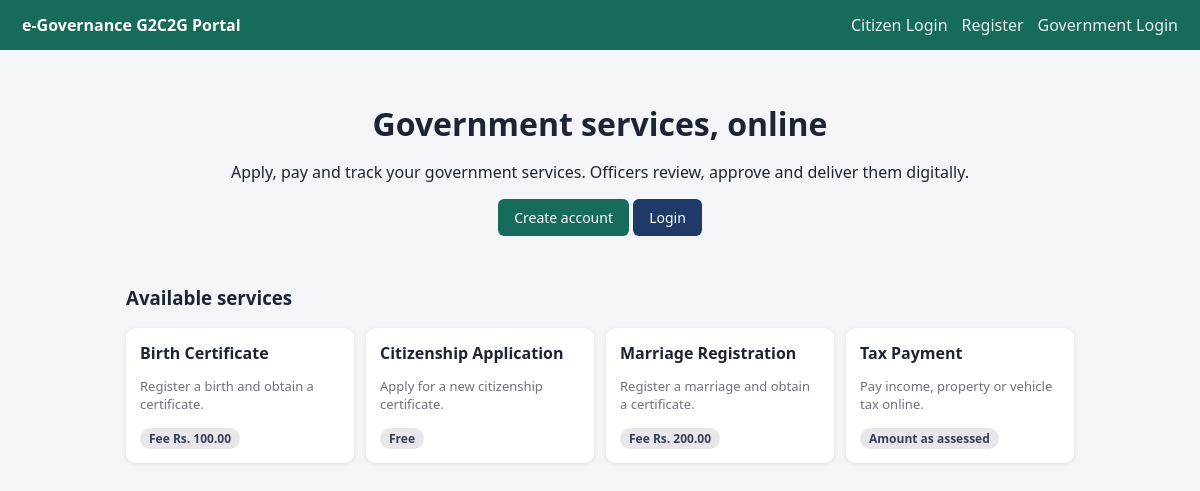
The page / on the database its author committed.
### tables this page shows
CREATE TABLE service_types (
  id INT AUTO_INCREMENT PRIMARY KEY,
  name VARCHAR(80) NOT NULL UNIQUE,
  description VARCHAR(255) NOT NULL DEFAULT '',
  hint VARCHAR(255) NOT NULL DEFAULT '',
  fee DECIMAL(10,2) NOT NULL DEFAULT 0,
  needs_amount TINYINT(1) NOT NULL DEFAULT 0,
  is_active TINYINT(1) NOT NULL DEFAULT 1
);

### index.php (the view, shortened to what this page needs)
<?php
require 'config/db.php';
$services = $pdo->query("SELECT * FROM service_types WHERE is_active=1 ORDER BY name")->fetchAll();
?>
<div class="hero"><h1>Government services, online</h1>
<p>Apply, pay and track your government services. Officers review, approve and deliver them digitally.</p>
<a class="btn green" href="register.php">Create account</a> <a class="btn" href="login.php">Login</a></div>
<h3>Available services</h3>
<div class="svc"><?php foreach ($services as $s): ?>
<div><b><?= e($s['name']) ?></b><p class="meta"><?= e($s['description']) ?></p>
<span class="badge"><?= $s['needs_amount'] ? 'Amount as assessed' : ($s['fee'] > 0 ? 'Fee ' . money($s['fee']) : 'Free') ?></span></div>
<?php endforeach; ?></div>

### assets/style.css (style rules this page uses)
* { box-sizing:border-box }
body { margin:0;font-family:system-ui,Arial,sans-serif;background:#f3f5f9;color:#1d2433 }
header nav a { color:#fff;margin-left:14px;text-decoration:none;opacity:.9 }
.btn { display:inline-block;background:#1f3a68;color:#fff;border:0;padding:9px 16px;border-radius:6px;cursor:pointer;text-decoration:none;font:inherit;font-size:14px }
.btn.green { background:#176b5b }
.badge { display:inline-block;padding:2px 9px;border-radius:12px;font-size:12px;font-weight:600;background:#e5e7eb;color:#374151 }
.meta { color:#6b7280;font-size:13px }
.hero { text-align:center;padding:30px 10px }
.hero h1 { margin:0 0 8px }
.svc { display:grid;grid-template-columns:repeat(auto-fit,minmax(220px,1fr));gap:12px;margin-top:18px }
.svc div { background:#fff;padding:14px;border-radius:10px;box-shadow:0 1px 4px rgba(0,0,0,.08);text-align:left }

### rows shown on the page
service_types: name "Birth Certificate", description "Register a birth and obtain a certificate.", fee "Rs. 100.00"
service_types: name "Citizenship Application", description "Apply for a new citizenship certificate.", needs_amount "Free"
service_types: name "Marriage Registration", description "Register a marriage and obtain a certificate.", fee "Rs. 200.00"
service_types: name "Tax Payment", description "Pay income, property or vehicle tax online.", needs_amount "Amount as assessed"

### other values the page prints
$title "e-Governance G2C2G Portal"
$nav "Citizen Login Register Government Login"
